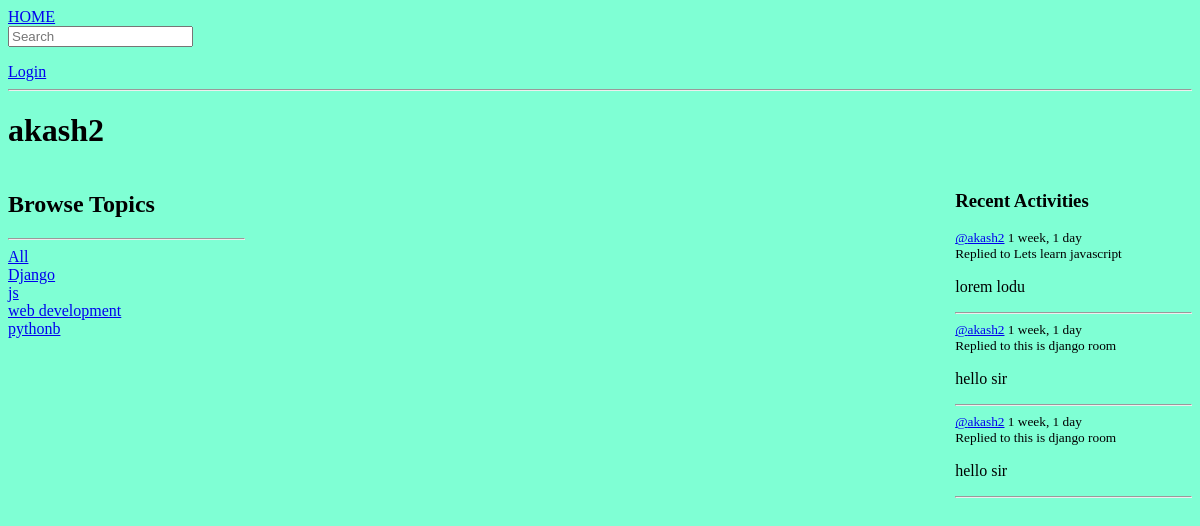
Before: /profile/3/ with the older database file.
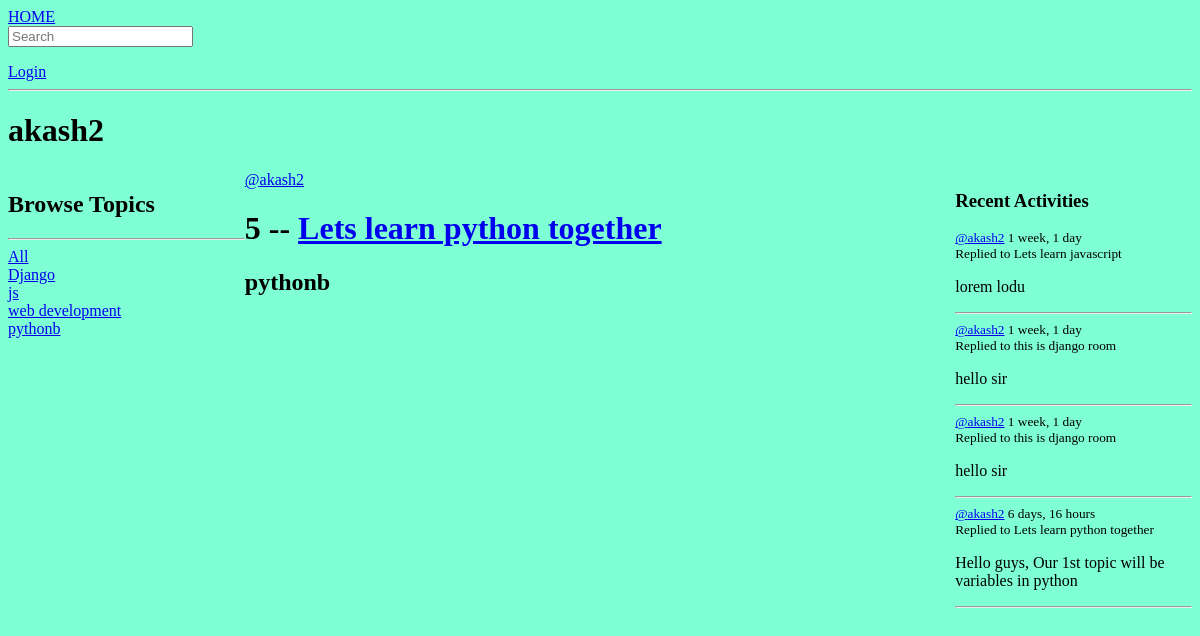
After: the same page with the newer database file.
### base/models.py (models this page shows, shortened)
class Topic(models.Model):
    name = models.CharField(max_length=200)
    def __str__(self):
        return self.name

class Message(models.Model):
    user = models.ForeignKey(User, on_delete=models.CASCADE)
    room = models.ForeignKey(Room, on_delete=models.CASCADE)
    body = models.TextField()
    updated = models.DateTimeField(auto_now=True)
    created = models.DateTimeField(auto_now_add=True)

class Room(models.Model):
    host = models.ForeignKey(User, on_delete=models.SET_NULL, null=True)
    topic = models.ForeignKey(Topic, on_delete=models.SET_NULL, null=True)
    name = models.CharField(max_length=200)
    description = models.TextField(null = True, blank=True)
    participants = models.ManyToManyField(User, related_name='participants', blank=True)
    updated = models.DateTimeField(auto_now=True)
    created = models.DateTimeField(auto_now_add=True)
    class Meta:
        ordering = ['-updated', '-created']
    """
    # this will create a string representation of the object
    """
    def __str__(self):
        return self.name

### base/views.py (the view)
# urls.py: path('profile/<str:pk>/', views.profile, name='profile-page'),
def profile(request, pk):
    user = User.objects.get(id=pk)
    rooms = user.room_set.all()
    room_messages = user.message_set.all()
    topics = Topic.objects.all()
    context = {'user': user, 'rooms': rooms, 'room_messages': room_messages, 'topics': topics}
    return render(request, 'base/profile.html', context)

### base/templates/base/profile.html (shortened to what this page needs)
{% extends 'main.html' %}
{% block content %}
<h1>{{user.username}}</h1>
<div class="profile-container">
    <div>
        {% include 'base/topic_components.html' %}
    </div>
    <div>
        {% include 'base/feed_components.html' %}
    </div>
    <div>
        {% include 'base/activity_components.html' %}
    </div>
</div>
{% endblock content %}

### base/templates/base/topic_components.html
<h2>Browse Topics</h2>
<hr>
<div>
    <a href="{% url 'home' %}">All</a>
</div>
{% for topic in topics %}
<div>
    <a href="{% url 'home' %}?q={{topic.name}}">{{topic.name}}</a>
</div>
{% endfor %}

### base/templates/base/feed_components.html (shortened to what this page needs)
{% for room in rooms %}
<a href="{% url 'profile-page' room.host.id %}">@{{room.host.username}}</a>
<h1>{{room.id}} -- <a href="{% url 'room' room.id %}">{{room.name}}</a></h1>
<H2>{{room.topic}}</H2>
{% endfor %}

### base/templates/base/activity_components.html (shortened to what this page needs)
<h3>Recent Activities</h3>
{% for message in room_messages %}
<div>
    <small><a href='{% url "profile-page" message.user.id %}'>@{{message.user}}</a> {{message.created|timesince}}</small><br>
    <small>Replied to {{message.room}}</small>
    <p>{{message.body}}</p>
    <hr>
</div>
{% endfor %}

Changed rows visible on the page:
added Room: host.username "akash2", id "5", name "Lets learn python together", topic "pythonb"
added Message: user "akash2", created "6 days, 16 hours", room "Lets learn python together", body "Hello guys, Our 1st topic will be variables in python"
